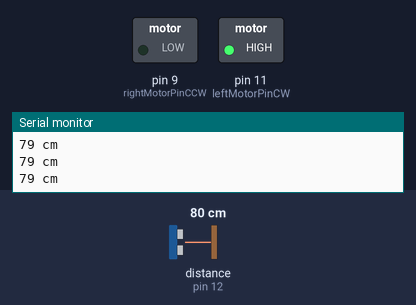
Recording of a sketch running on a simulated Arduino Uno, built with avr-gcc and run on an emulated ATmega328P. On the bench: switched loads named in the sketch (green lamp = pin HIGH), the last lines printed to the serial monitor. Wiring (inferred from the names in the program): ultrasonic range finder: trigger pin 13; echo pin 12. The inputs (shaded band) are chosen by the test bench; at power-on: distance to the obstacle (sensor on pin 12) 80 cm. The echo pulse lasts 58.3 µs per cm; pins used as bus, display or sensor lines are not drawn.

Above: at 1.3 s.
1.4 s: distance to the obstacle (sensor on pin 12) set to 34 cm
2.9 s: distance to the obstacle (sensor on pin 12) set to 27 cm
At 4.2 s:
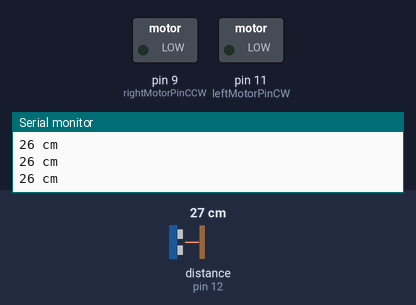
4.5 s: distance to the obstacle (sensor on pin 12) set to 35 cm
At 5.7 s:
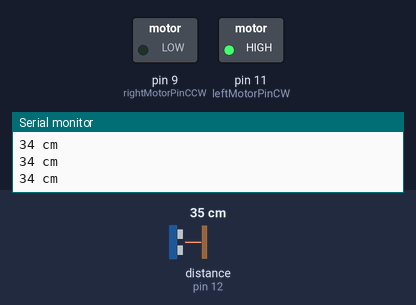
6.0 s: distance to the obstacle (sensor on pin 12) set to 2 cm
At 7.2 s:
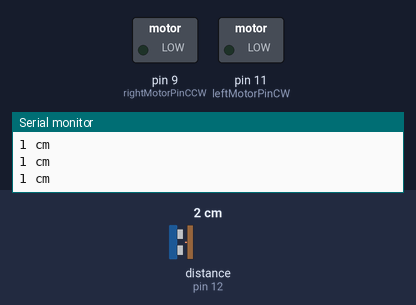
Timing chart, 0 to 8.5 s (numbered marks = the images above; inputs shaded):
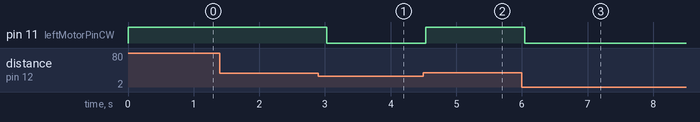

The sketch:

EyesForMotor_Uno_adv.ino
```cpp
/*
 HC-SR04 Ping distance sensor]
 VCC to arduino 5v GND to arduino GND
 Echo to Arduino pin 13 Trig to Arduino pin 12
 Red POS to Arduino pin 11
 Green POS to Arduino pin 10*/

#define trigPin 13
#define echoPin 12
#define leftMotorPinCW 11
#define leftMotorPinCCW 6
#define rightMotorPinCW 10
#define rightMotorPinCCW 9


void setup() {
  Serial.begin (9600);
  pinMode(trigPin, OUTPUT);
  pinMode(echoPin, INPUT);
  pinMode(leftMotorPinCW, OUTPUT);
  pinMode(rightMotorPinCCW, OUTPUT);
  pinMode(leftMotorPinCW, OUTPUT);
  pinMode(rightMotorPinCCW, OUTPUT);
}

void loop() {
  long duration, distance;
  digitalWrite(trigPin, LOW);
  delayMicroseconds(2);
  digitalWrite(trigPin, HIGH);
  delayMicroseconds(10);
  digitalWrite(trigPin, LOW);
  duration = pulseIn(echoPin, HIGH);
  distance = (duration/2) / 29.1;

  //default = forwards
    digitalWrite(leftMotorPinCW,HIGH);
    digitalWrite(rightMotorPinCW,HIGH);

  //something close by
  if (distance < 30) {
    //need to turn - (left turn)
    digitalWrite(leftMotorPinCCW,HIGH);
    digitalWrite(leftMotorPinCW,LOW);
    digitalWrite(rightMotorPinCCW,LOW);
    digitalWrite(rightMotorPinCW,HIGH);
  }

  //need to sort out which is clockwise.

  /*//right turn
    digitalWrite(leftMotorPinCCW,LOW);
    digitalWrite(leftMotorPinCW,HIGH);
    digitalWrite(rightMotorPinCCW,HIGH);
    digitalWrite(rightMotorPinCW,LOW);  */

  //too far away
  if (distance >= 200 || distance <= 0){
    Serial.println("Out of range");
  }
  else {
    Serial.print(distance);
    Serial.println(" cm");
  }
  delay(500);
}
```

Measured:
- the behaviour switches between 31 and 30 cm on distance to the obstacle (sensor on pin 12) (found by bisection; images 0 and 1)
- after the input at 2.9 s, pin 11 (leftMotorPinCW): HIGH → LOW after 0.13 s
- after the input at 4.5 s, pin 11 (leftMotorPinCW): LOW → HIGH at once
- after the input at 6.0 s, pin 11 (leftMotorPinCW): HIGH → LOW at once
